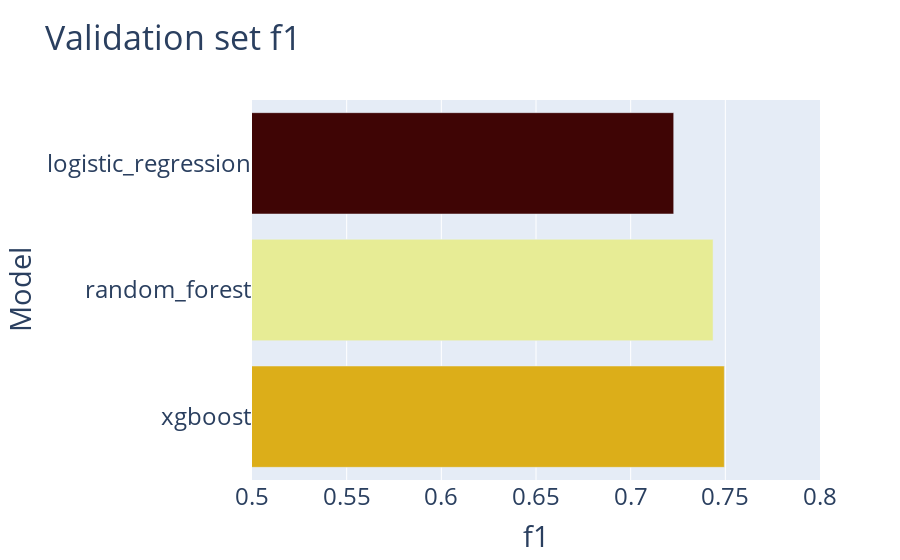

This figure's notebook cell:
### Markdown cell above
### Validation precision

### Code cell
validation_f1 = {}
for model_reports in glob.glob('../models/*/reports.json'):
    model_name = model_reports.split('/')[-2]
    f1 = json.load(open(model_reports, 'r'))['validation_report']['macro avg']['f1-score']
    validation_f1[model_name] = f1

fig = px.bar(
    x=validation_f1.values(),
    y=validation_f1.keys(),
    color=validation_f1.values(),
    color_continuous_scale='oxy',
    title='Validation set f1',
    labels={'x': 'f1', 'y': 'Model'}
    )

fig.update_layout(yaxis={'categoryorder': 'total descending'}, font={'size': 24})
fig.update_xaxes(range=[0.5, 0.8])
fig.update_coloraxes(showscale=False)
fig.write_image('../../images/validation-f1.png', scale=10)
fig

### Figure 1 — Plotly figure (JSON) as saved in the notebook; plotly's stock layout.template omitted (floating-point values rounded to 4 significant figures)
{"data": [{"alignmentgroup": "True", "hovertemplate": "f1=%{x}<br>Model=%{y}<br>color=%{marker.color}<extra></extra>", "legendgroup": "", "marker": {"color": [0.7227, 0.7495, 0.7435], "coloraxis": "coloraxis", "pattern": {"shape": ""}}, "name": "", "offsetgroup": "", "orientation": "h", "showlegend": false, "textposition": "auto", "type": "bar", "x": [0.7227, 0.7495, 0.7435], "xaxis": "x", "y": ["logistic_regression", "xgboost", "random_forest"], "yaxis": "y"}], "layout": {"barmode": "relative", "coloraxis": {"colorbar": {"title": {"text": "color"}}, "colorscale": [[0, "rgb(63, 5, 5)"], [0.09091, "rgb(101, 6, 13)"], [0.1818, "rgb(138, 17, 9)"], [0.2727, "rgb(96, 95, 95)"], [0.3636, "rgb(119, 118, 118)"], [0.4545, "rgb(142, 141, 141)"], [0.5455, "rgb(166, 166, 165)"], [0.6364, "rgb(193, 192, 191)"], [0.7273, "rgb(222, 222, 220)"], [0.8182, "rgb(239, 248, 90)"], [0.9091, "rgb(230, 210, 41)"], [1, "rgb(220, 174, 25)"]], "showscale": false}, "font": {"size": 24}, "legend": {"tracegroupgap": 0}, "title": {"text": "Validation set f1"}, "xaxis": {"anchor": "y", "domain": [0, 1], "range": [0.5, 0.8], "title": {"text": "f1"}}, "yaxis": {"anchor": "x", "categoryorder": "total descending", "domain": [0, 1], "title": {"text": "Model"}}}}
